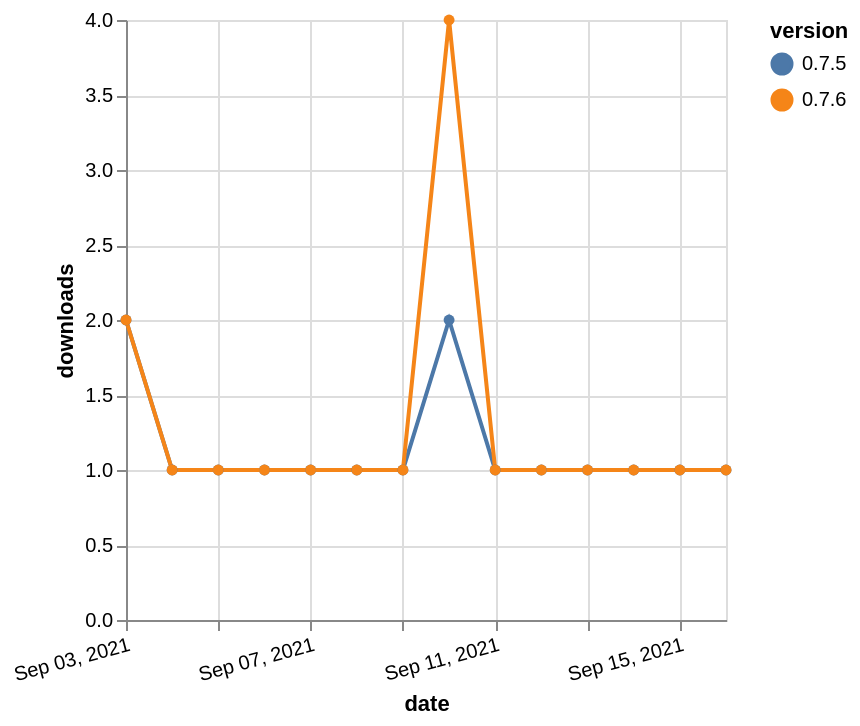

This figure's Vega-Lite source:
### Vega-Lite specification from a JSON file in a GitHub repository (floating-point values rounded to 4 significant figures)
{"$schema": "https://vega.github.io/schema/vega-lite/v5.json", "description": "A simple bar chart with embedded data.", "data": {"values": [{"date": "2021-09-03", "total": 49, "delta": 2, "version": "0.7.5"}, {"date": "2021-09-04", "total": 50, "delta": 1, "version": "0.7.5"}, {"date": "2021-09-05", "total": 51, "delta": 1, "version": "0.7.5"}, {"date": "2021-09-06", "total": 52, "delta": 1, "version": "0.7.5"}, {"date": "2021-09-07", "total": 53, "delta": 1, "version": "0.7.5"}, {"date": "2021-09-08", "total": 54, "delta": 1, "version": "0.7.5"}, {"date": "2021-09-09", "total": 55, "delta": 1, "version": "0.7.5"}, {"date": "2021-09-10", "total": 57, "delta": 2, "version": "0.7.5"}, {"date": "2021-09-11", "total": 58, "delta": 1, "version": "0.7.5"}, {"date": "2021-09-12", "total": 59, "delta": 1, "version": "0.7.5"}, {"date": "2021-09-13", "total": 60, "delta": 1, "version": "0.7.5"}, {"date": "2021-09-14", "total": 61, "delta": 1, "version": "0.7.5"}, {"date": "2021-09-15", "total": 62, "delta": 1, "version": "0.7.5"}, {"date": "2021-09-16", "total": 63, "delta": 1, "version": "0.7.5"}, {"date": "2021-09-03", "total": 52, "delta": 2, "version": "0.7.6"}, {"date": "2021-09-04", "total": 53, "delta": 1, "version": "0.7.6"}, {"date": "2021-09-05", "total": 54, "delta": 1, "version": "0.7.6"}, {"date": "2021-09-06", "total": 55, "delta": 1, "version": "0.7.6"}, {"date": "2021-09-07", "total": 56, "delta": 1, "version": "0.7.6"}, {"date": "2021-09-08", "total": 57, "delta": 1, "version": "0.7.6"}, {"date": "2021-09-09", "total": 58, "delta": 1, "version": "0.7.6"}, {"date": "2021-09-10", "total": 62, "delta": 4, "version": "0.7.6"}, {"date": "2021-09-11", "total": 63, "delta": 1, "version": "0.7.6"}, {"date": "2021-09-12", "total": 64, "delta": 1, "version": "0.7.6"}, {"date": "2021-09-13", "total": 65, "delta": 1, "version": "0.7.6"}, {"date": "2021-09-14", "total": 66, "delta": 1, "version": "0.7.6"}, {"date": "2021-09-15", "total": 67, "delta": 1, "version": "0.7.6"}, {"date": "2021-09-16", "total": 68, "delta": 1, "version": "0.7.6"}]}, "width": "container", "mark": {"type": "line", "point": {"filled": true}}, "encoding": {"x": {"field": "date", "type": "temporal", "timeUnit": "yearmonthdate", "title": "date", "axis": {"labelAngle": -15}}, "y": {"field": "delta", "type": "quantitative", "title": "downloads"}, "color": {"field": "version", "type": "nominal"}, "tooltip": {"field": "delta"}}}
